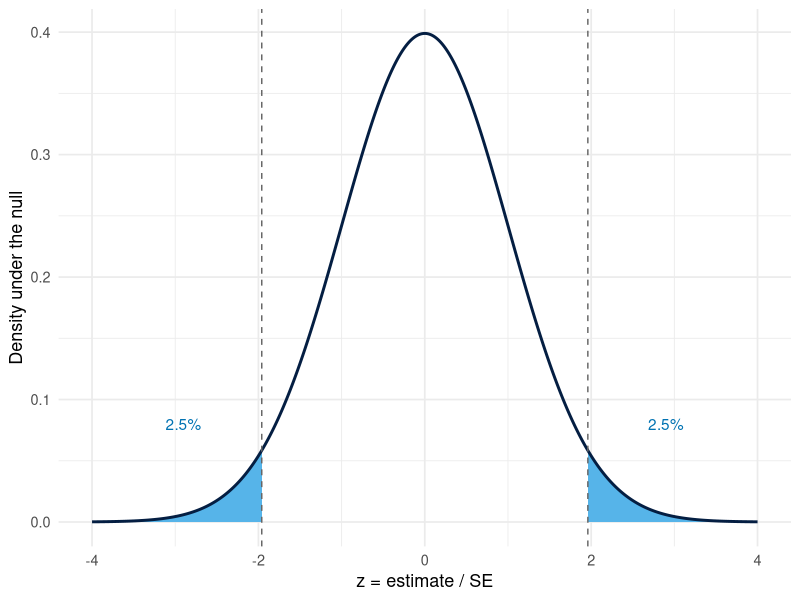
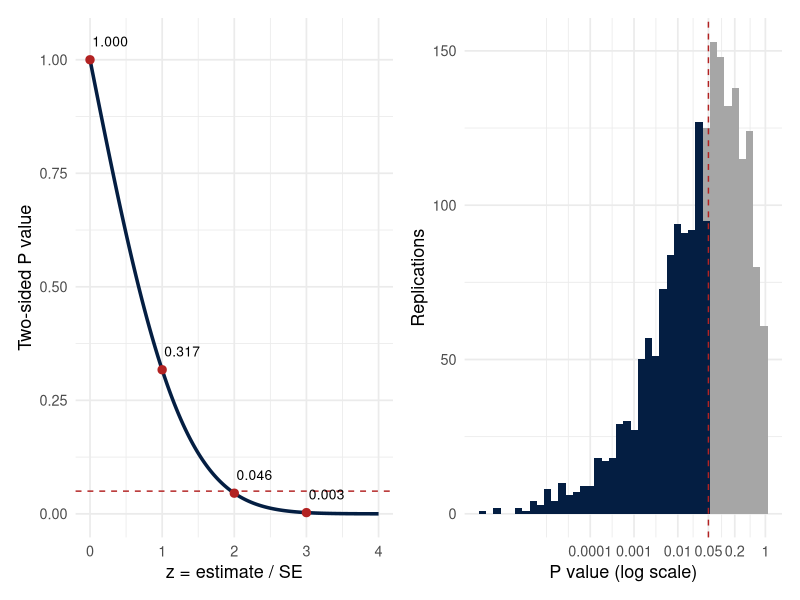
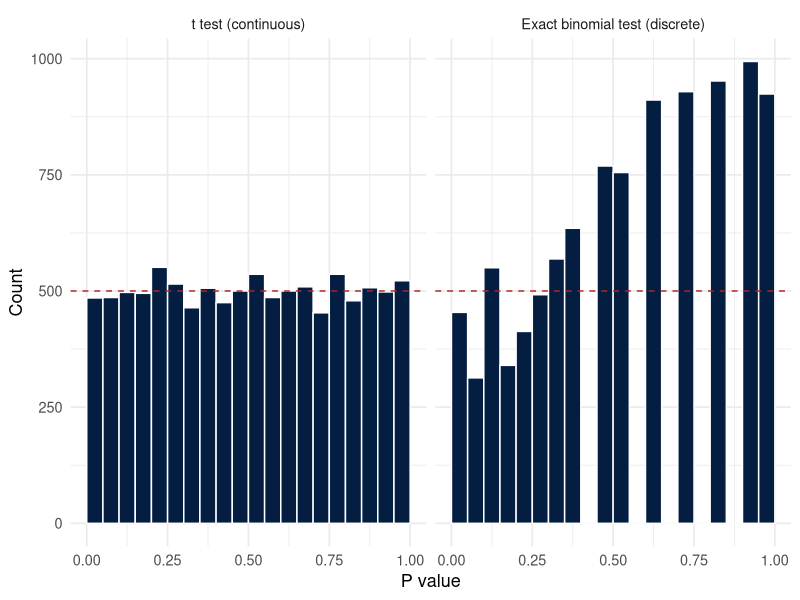
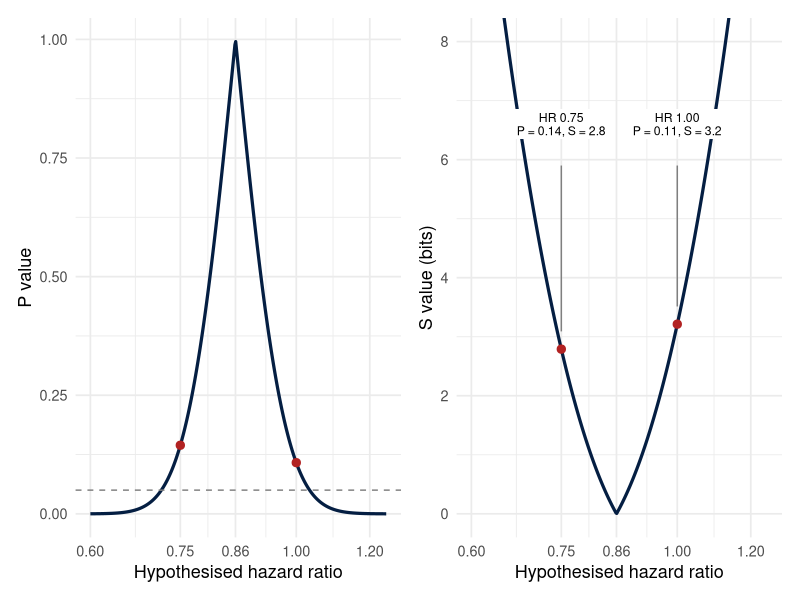
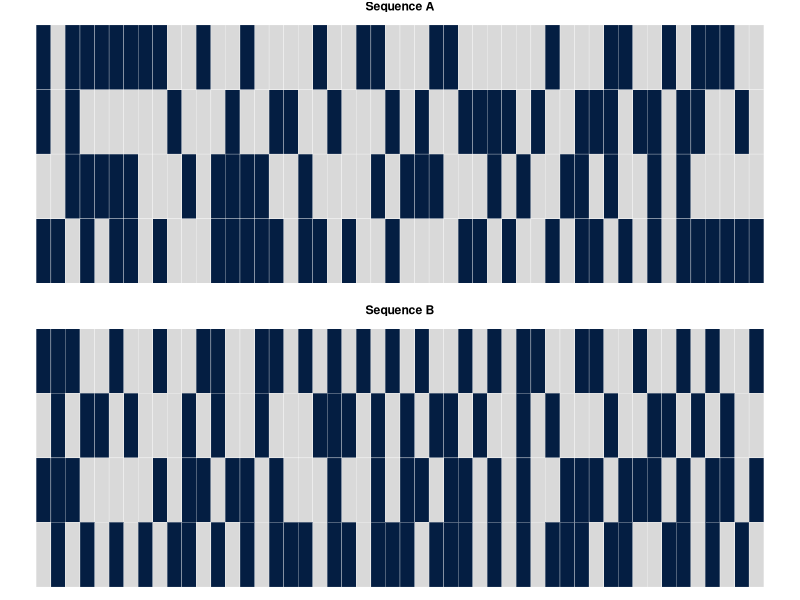
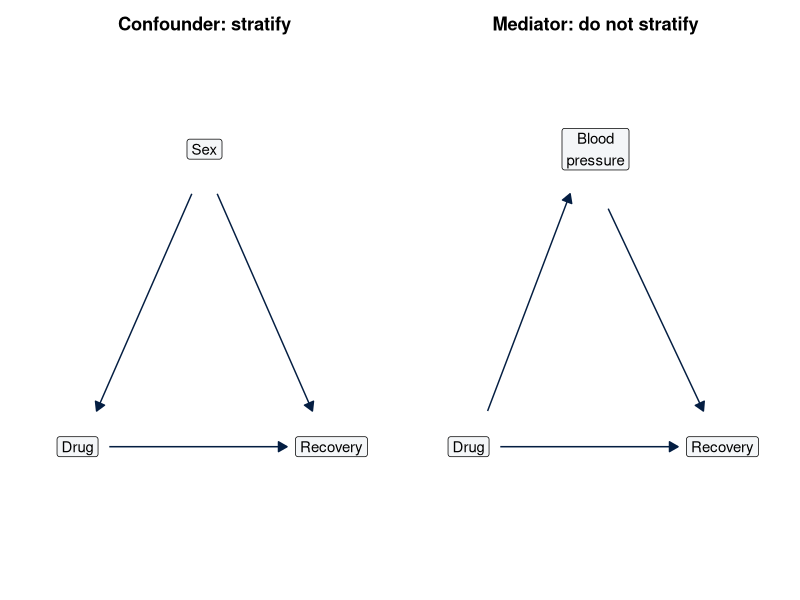

Recreate these plots in R, in order.
# R code for chapter: 11-p-values.qmd
# From 'Knowledge Synthesis in Health Research' (J.M. Brophy).
# Run from the book's folder so that data/ is found.
# Lines starting with '## ' are not run by default (e.g. live database queries).

## -----------------------------------------------------------------------------
#| label: setup-ch11
#| include: false
# Shared setup, sourced at the top of every chapter --------------------------
knitr::opts_chunk$set(
  echo      = TRUE,      # code is part of the text: show it
  message   = FALSE,
  warning   = FALSE,
  fig.align = "center",
  fig.retina = 2,
  out.width = "85%"
)
suppressPackageStartupMessages({
  library(dplyr)
  library(ggplot2)
  library(knitr)
})
theme_set(theme_minimal(base_size = 13))
options(dplyr.summarise.inform = FALSE)
library(tidyr)
suppressPackageStartupMessages(library(purrr))


## -----------------------------------------------------------------------------
#| label: fig-pval-tails
#| fig-cap: "The standard normal distribution of z under the null hypothesis. The shaded tails beyond ±1.96 hold 5% of the probability."
#| fig-width: 7
#| fig-height: 3
tibble::tibble(z = seq(-4, 4, by = 0.01), d = dnorm(z)) |>
  ggplot(aes(z, d)) +
  geom_area(data = \(x) filter(x, z <= -1.96), fill = "#56B4E9") +
  geom_area(data = \(x) filter(x, z >= 1.96), fill = "#56B4E9") +
  geom_line(linewidth = 1, colour = "#041E42") +
  geom_vline(xintercept = c(-1.96, 1.96), linetype = "dashed", colour = "grey40") +
  annotate("text", x = c(-2.9, 2.9), y = 0.08, label = "2.5%", colour = "#0072B2") +
  labs(x = "z = estimate / SE", y = "Density under the null")


## -----------------------------------------------------------------------------
#| label: ten-pvalues
set.seed(123)
p_ten <- 2 * (1 - pnorm(abs(rnorm(10, mean = 2, sd = 1))))
round(p_ten, 4)


## -----------------------------------------------------------------------------
#| label: fig-pval-noise
#| fig-cap: "Left: the two-sided P value as a function of z. Right: P values from 2000 replications of a study whose true z is 2 (power about 50%), on a log scale."
#| fig-width: 10
#| fig-height: 3.8
#| out-width: "100%"
marks <- tibble::tibble(z = 0:3, p = 2 * pnorm(-z))
p_left <- tibble::tibble(z = seq(0, 4, 0.01), p = 2 * pnorm(-z)) |>
  ggplot(aes(z, p)) +
  geom_hline(yintercept = 0.05, linetype = "dashed", colour = "#B22222") +
  geom_line(linewidth = 1.2, colour = "#041E42") +
  geom_point(data = marks, colour = "#B22222", size = 2.5) +
  geom_text(data = marks, aes(label = sprintf("%.3f", p)), nudge_x = 0.28, nudge_y = 0.04, size = 3.5) +
  labs(x = "z = estimate / SE", y = "Two-sided P value")
set.seed(2024)
z_rep <- rnorm(2000, 2, 1)
p_right <- tibble::tibble(p = 2 * pnorm(-abs(z_rep))) |>
  ggplot(aes(p, fill = p < 0.05)) +
  geom_histogram(bins = 40, boundary = 0.05) +
  geom_vline(xintercept = 0.05, linetype = "dashed", colour = "#B22222") +
  scale_x_log10(breaks = c(1e-4, 1e-3, 0.01, 0.05, 0.2, 1),
                labels = c("0.0001", "0.001", "0.01", "0.05", "0.2", "1")) +
  scale_fill_manual(values = c(`TRUE` = "#041E42", `FALSE` = "grey65"), guide = "none") +
  labs(x = "P value (log scale)", y = "Replications")
patchwork::wrap_plots(p_left, p_right)


## -----------------------------------------------------------------------------
#| label: fig-pval-uniform
#| fig-cap: "P values from 10 000 two-sample t tests (left) and 10 000 exact binomial tests (right), all with the null hypothesis true."
#| fig-width: 10
#| fig-height: 3.2
#| out-width: "100%"
set.seed(1234)
p_t   <- replicate(10000, t.test(rnorm(100), rnorm(100))$p.value)
p_bin <- replicate(10000, binom.test(rbinom(1, 100, 0.2), 100, p = 0.2)$p.value)
tibble::tibble(p = c(p_t, p_bin),
               test = rep(c("t test (continuous)", "Exact binomial test (discrete)"), each = 10000)) |>
  mutate(test = factor(test, levels = unique(test))) |>
  ggplot(aes(p)) +
  geom_histogram(breaks = seq(0, 1, 0.05), fill = "#041E42", colour = "white") +
  geom_hline(yintercept = 500, linetype = "dashed", colour = "#B22222") +
  facet_wrap(~ test) +
  labs(x = "P value", y = "Count")


## -----------------------------------------------------------------------------
#| label: stich-svalues
s_curve <- function(hr, lo, hi, hr_test) {
  se <- (log(hi) - log(lo)) / (2 * 1.96)               # SE of log HR from the 95% CI
  p  <- 2 * pnorm(-abs(log(hr_test) - log(hr)) / se)
  tibble::tibble(hr_test, p, s = -log2(p))
}
stich <- s_curve(0.86, 0.72, 1.04, exp(seq(log(0.6), log(1.25), length.out = 400)))
s_at  <- s_curve(0.86, 0.72, 1.04, c(0.75, 1))
s_at


## -----------------------------------------------------------------------------
#| label: fig-stich
#| fig-cap: "Compatibility curves for STICH (HR 0.86, 95% CI 0.72 to 1.04). Left: P value for each hypothesised hazard ratio; the interval at P = 0.05 is the 95% confidence interval. Right: the same as S values (bits of information against each hazard ratio)."
#| fig-width: 10
#| fig-height: 3.8
#| out-width: "100%"
pts <- s_at |> mutate(lab = sprintf("HR %.2f\nP = %.2f, S = %.1f", hr_test, p, s))
p_curve <- ggplot(stich, aes(hr_test, p)) +
  geom_line(linewidth = 1.1, colour = "#041E42") +
  geom_hline(yintercept = 0.05, linetype = "dashed", colour = "grey50") +
  geom_point(data = pts, colour = "#B22222", size = 2.5) +
  scale_x_log10(breaks = c(0.6, 0.75, 0.86, 1, 1.2)) +
  labs(x = "Hypothesised hazard ratio", y = "P value")
s_plot <- ggplot(stich, aes(hr_test, s)) +
  geom_line(linewidth = 1.1, colour = "#041E42") +
  geom_point(data = pts, colour = "#B22222", size = 2.5) +
  geom_label(data = pts, aes(y = 6.6, label = lab), size = 3.1, lineheight = 0.9, label.size = 0) +
  geom_segment(data = pts, aes(xend = hr_test, y = 5.9, yend = s + 0.3), colour = "grey50") +
  scale_x_log10(breaks = c(0.6, 0.75, 0.86, 1, 1.2)) +
  coord_cartesian(ylim = c(0, 8)) +
  labs(x = "Hypothesised hazard ratio", y = "S value (bits)")
patchwork::wrap_plots(p_curve, s_plot)


## -----------------------------------------------------------------------------
#| label: runs-sim
set.seed(629)
n <- 200
coin   <- rbinom(n, 1, 0.5)                                    # independent fair tosses
switch <- (rbinom(1, 1, 0.5) + cumsum(c(0, rbinom(n - 1, 1, 0.7)))) %% 2   # 70% switching
runs <- tibble::tibble(Sequence = c("Fair coin", "70% switching"),
                       switches = c(sum(diff(coin) != 0), sum(diff(switch) != 0)),
                       longest_run = c(max(rle(coin)$lengths), max(rle(switch)$lengths)))


## -----------------------------------------------------------------------------
#| label: fig-runs
#| fig-cap: "Two binary sequences of 200 draws, read left to right in rows of 50. Which is random?"
#| fig-width: 9
#| fig-height: 3.2
tibble::tibble(value = c(coin, switch),
               seq = rep(c("A", "B"), each = n), i = rep(seq_len(n) - 1, 2)) |>
  mutate(row = i %/% 50, col = i %% 50) |>
  ggplot(aes(col, row, fill = factor(value))) +
  geom_tile(colour = "white") +
  scale_y_reverse() +
  scale_fill_manual(values = c("grey85", "#041E42"), guide = "none") +
  facet_wrap(~ seq, ncol = 1, labeller = as_labeller(c(A = "Sequence A", B = "Sequence B"))) +
  theme_void() + theme(strip.text = element_text(face = "bold"))


## -----------------------------------------------------------------------------
#| label: tbl-simpson-data
#| tbl-cap: "Recovery with and without a drug, overall and by subgroup."
sp <- tibble::tribble(
  ~Subgroup,    ~drug_rec, ~drug_n, ~none_rec, ~none_n,
  "Stratum 1",        81,      87,      234,     270,
  "Stratum 2",       192,     263,       55,      80)
sp <- bind_rows(sp, summarise(sp, Subgroup = "All patients", across(-Subgroup, sum)))
sp |>
  transmute(Subgroup,
            Drug    = sprintf("%d/%d (%.0f%%)", drug_rec, drug_n, 100 * drug_rec / drug_n),
            `No drug` = sprintf("%d/%d (%.0f%%)", none_rec, none_n, 100 * none_rec / none_n)) |>
  kable(align = "lrr")


## -----------------------------------------------------------------------------
#| label: fig-simpson-dags
#| fig-cap: "Two causal structures consistent with the same 2×2 tables. Left: the stratifying variable is a confounder; adjust for it. Right: it is a mediator; adjusting for it blocks part of the effect."
#| fig-width: 9
#| fig-height: 2.8
dag_plot <- function(edges, nodes, title) {
  ggplot() +
    geom_curve(data = edges, aes(x, y, xend = xend, yend = yend), curvature = edges$curv[1],
               arrow = arrow(length = unit(0.25, "cm"), type = "closed"), colour = "#041E42") +
    geom_label(data = nodes, aes(x, y, label = lab), fill = "#F4F6F8", size = 3.8) +
    coord_cartesian(xlim = c(-0.4, 2.4), ylim = c(-0.4, 1.3)) +
    labs(title = title) + theme_void() +
    theme(plot.title = element_text(hjust = 0.5, face = "bold"))
}
n1 <- tibble::tibble(x = c(0, 2, 1), y = c(0, 0, 1), lab = c("Drug", "Recovery", "Sex"))
e1 <- tibble::tibble(x = c(0.25, 0.9, 1.1), y = c(0, 0.85, 0.85), xend = c(1.65, 0.15, 1.85),
                     yend = c(0, 0.12, 0.12), curv = 0)
n2 <- tibble::tibble(x = c(0, 2, 1), y = c(0, 0, 1), lab = c("Drug", "Recovery", "Blood\npressure"))
e2 <- tibble::tibble(x = c(0.25, 0.15, 1.1), y = c(0, 0.12, 0.8), xend = c(1.65, 0.8, 1.85),
                     yend = c(0, 0.85, 0.12), curv = 0)
patchwork::wrap_plots(dag_plot(e1, n1, "Confounder: stratify"),
                      dag_plot(e2, n2, "Mediator: do not stratify"))
